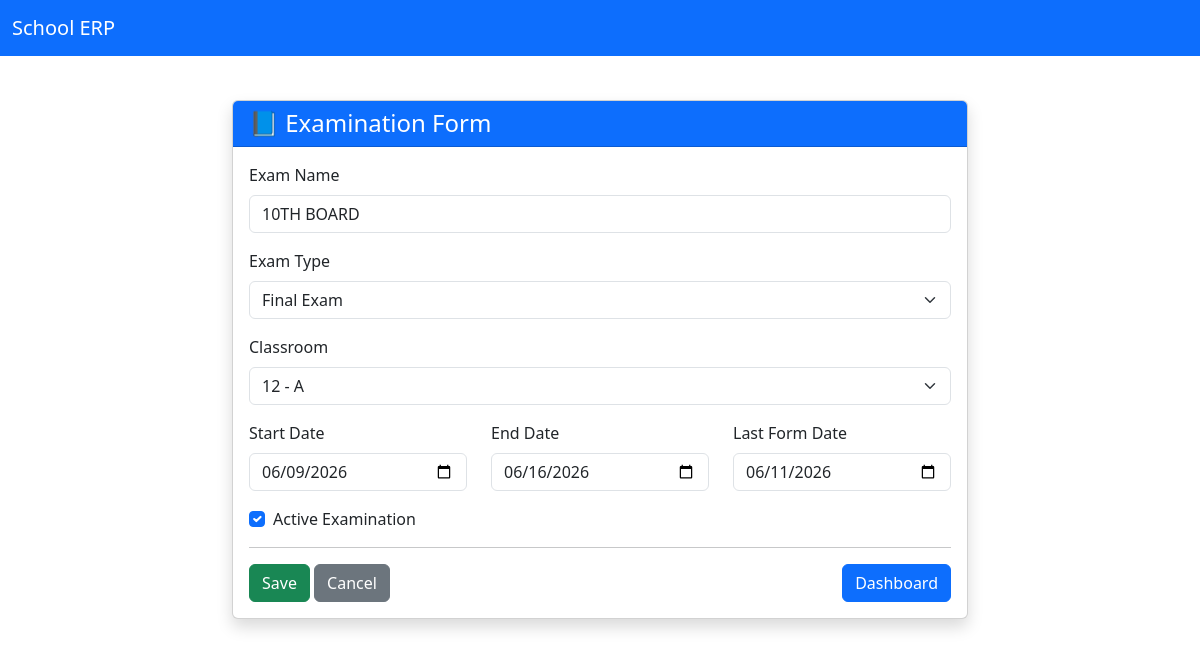
/examinations/edit/3/, run on the app's committed database.
### examinations/models.py (models this page shows, shortened)
class Examination(models.Model):
    EXAM_TYPE = [
        ('Mid Term' , 'Mid Term'),
        ('Final Exam' , 'Final Exam')
    ]
    exam_name = models.CharField(max_length=100)
    exam_type = models.CharField(
        max_length=20,
        choices=EXAM_TYPE
    )
    classroom = models.ForeignKey(
        ClassRoom,
        on_delete=models.CASCADE
    )
    start_date = models.DateField()
    end_date = models.DateField()
    form_last_date = models.DateField()
    is_active = models.BooleanField(
        default=True
    )
    created_at = models.DateTimeField(
        auto_now_add=True
    )

### examinations/views.py (the view)
def examination_edit(request, pk):
    examination = get_object_or_404(
        Examination,
        pk=pk
    )
    if request.method == 'POST':
        form = ExaminationForm(
            request.POST,
            instance=examination
        )
        if form.is_valid():
            form.save()
            messages.success(
                request,
                'Examination Updated Successfully'
            )
            return redirect(
                'examination_list'
            )
    else:
        form = ExaminationForm(
            instance=examination
        )
    return render(
        request,
        'examinations/examination_form.html',
        {
            'form': form
        }
    )

### examinations/forms.py
class ExaminationForm(forms.ModelForm):
    class Meta:
        model = Examination
        fields = [
            'exam_name',
            'exam_type',
            'classroom',
            'start_date',
            'end_date',
            'form_last_date',
            'is_active',
        ]
        widgets = {
            'exam_name' : forms.TextInput(attrs={'class':'form-control'}),
            'exam_type' : forms.Select(attrs={'class':'form-select'}),
            'classroom' : forms.Select(attrs={'class':'form-select'}),
            'start_date' : forms.DateInput(attrs={'class':'form-control' , 'type' : 'date'}),
            'end_date' : forms.DateInput(attrs={'class':'form-control' , 'type' : 'date'}),
            'form_last_date' : forms.DateInput(attrs={'class':'form-control' , 'type' : 'date'}),
            'is_active' : forms.CheckboxInput(attrs={'class':'form-check-input'}),
        }

### classes/models.py (called while the page is built)
    def __str__(self):
        return f"{self.standard} - {self.division}"

### templates/examinations/examination_form.html (shortened to what this page needs)
{% extends 'base.html' %}
{% block content %}
<div class="container mt-4">
    <div class="row justify-content-center">
        <div class="col-md-8">
            <div class="card shadow">
                <div class="card-header bg-primary text-white">
                    <h4 class="mb-0">📘 Examination Form</h4>
                </div>
                <div class="card-body">
                    <form method="POST">
                        <div class="mb-3">
                            <label class="form-label">Exam Name</label>
                            {{ form.exam_name }}
                        </div>
                        <div class="mb-3">
                            <label class="form-label">Exam Type</label>
                            {{ form.exam_type }}
                        </div>
                        <div class="mb-3">
                            <label class="form-label">Classroom</label>
                            {{ form.classroom }}
                        </div>
                        <div class="row">
                            <div class="col-md-4">
                                <label class="form-label">Start Date</label>
                                {{ form.start_date }}
                            </div>
                            <div class="col-md-4">
                                <label class="form-label">End Date</label>
                                {{ form.end_date }}
                            </div>
                            <div class="col-md-4">
                                <label class="form-label">Last Form Date</label>
                                {{ form.form_last_date }}
                            </div>
                        </div>
                        <div class="form-check mt-3">
                            {{ form.is_active }}
                            <label class="form-check-label">
                                Active Examination
                            </label>
                        </div>
                        <hr>
                        <button type="submit"
                                class="btn btn-success">
                            Save
                        </button>
                        <a href="{% url 'examination_list' %}"
                           class="btn btn-secondary">
                            Cancel
                        </a>
                        <a href="{% url 'home_redirect' %}"
                           class="btn btn-primary float-end">
                            Dashboard
                        </a>
                    </form>
                </div>
            </div>
        </div>
    </div>
</div>
{% endblock %}

### data on the page
Examination: exam_name "10TH BOARD", exam_type "Final Exam", classroom "12 - A", start_date "06/09/2026", end_date "06/16/2026", form_last_date "06/11/2026", is_active "☑"
